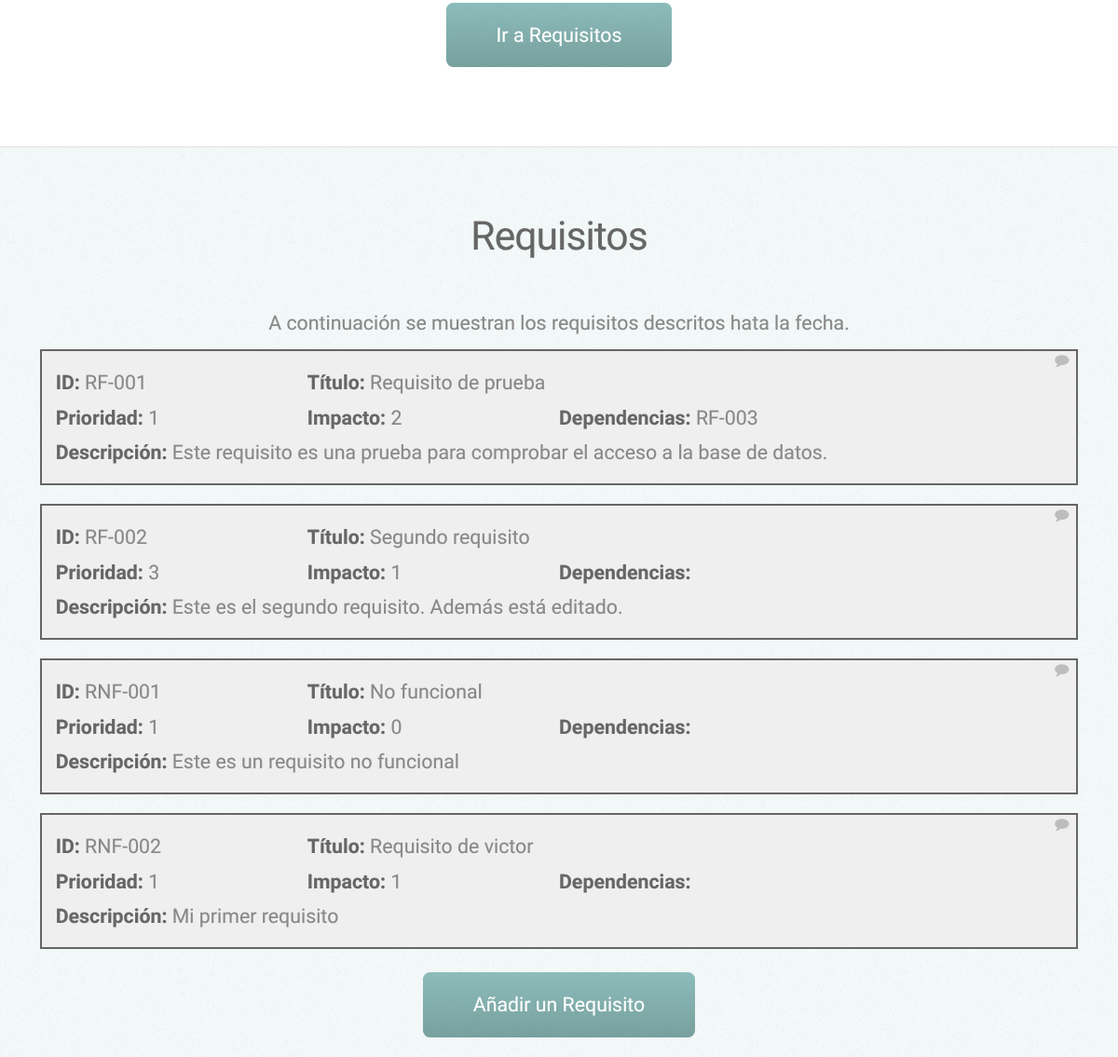
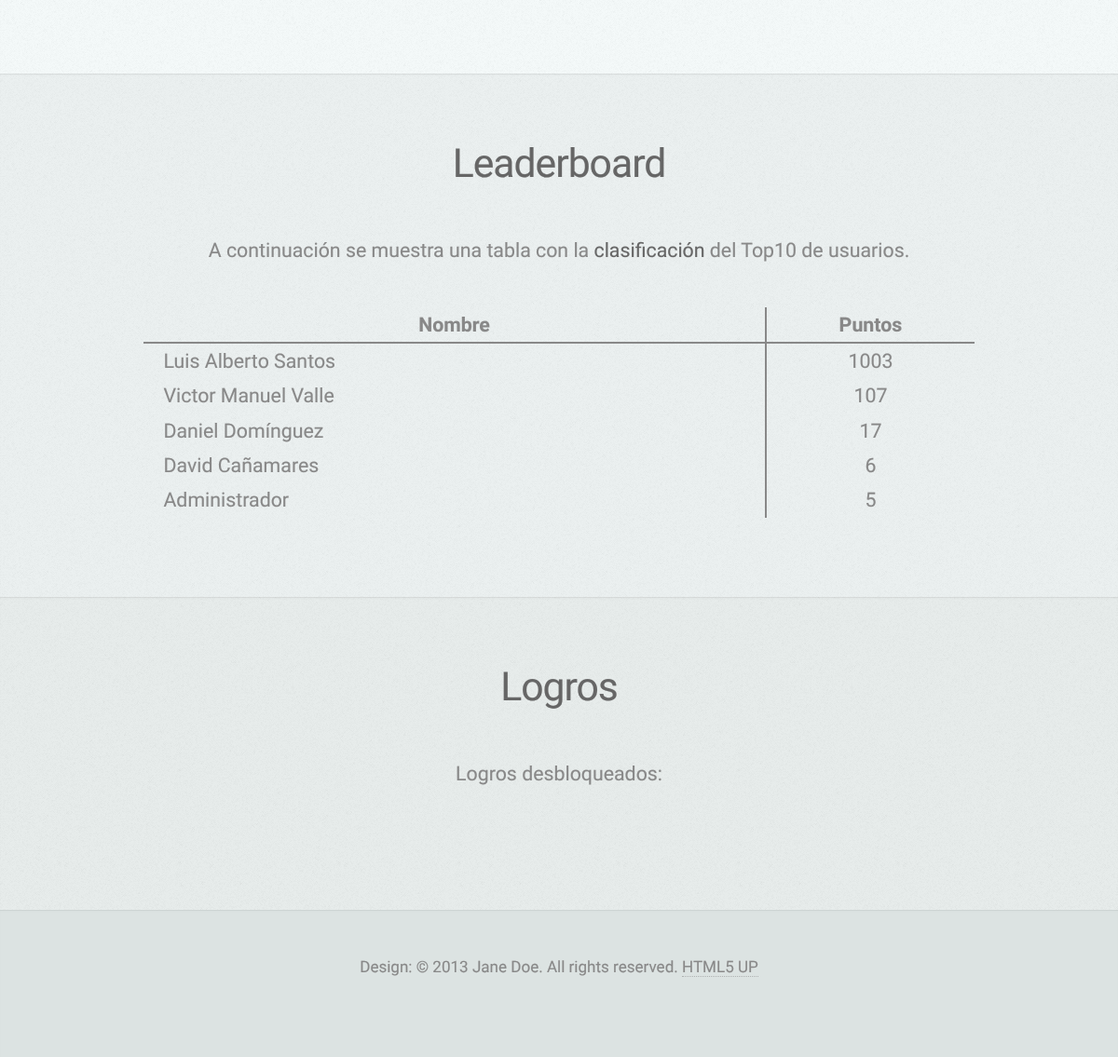
/ (signed in, lower part), run on an earlier commit of the app's database (2 pictures, top to bottom).
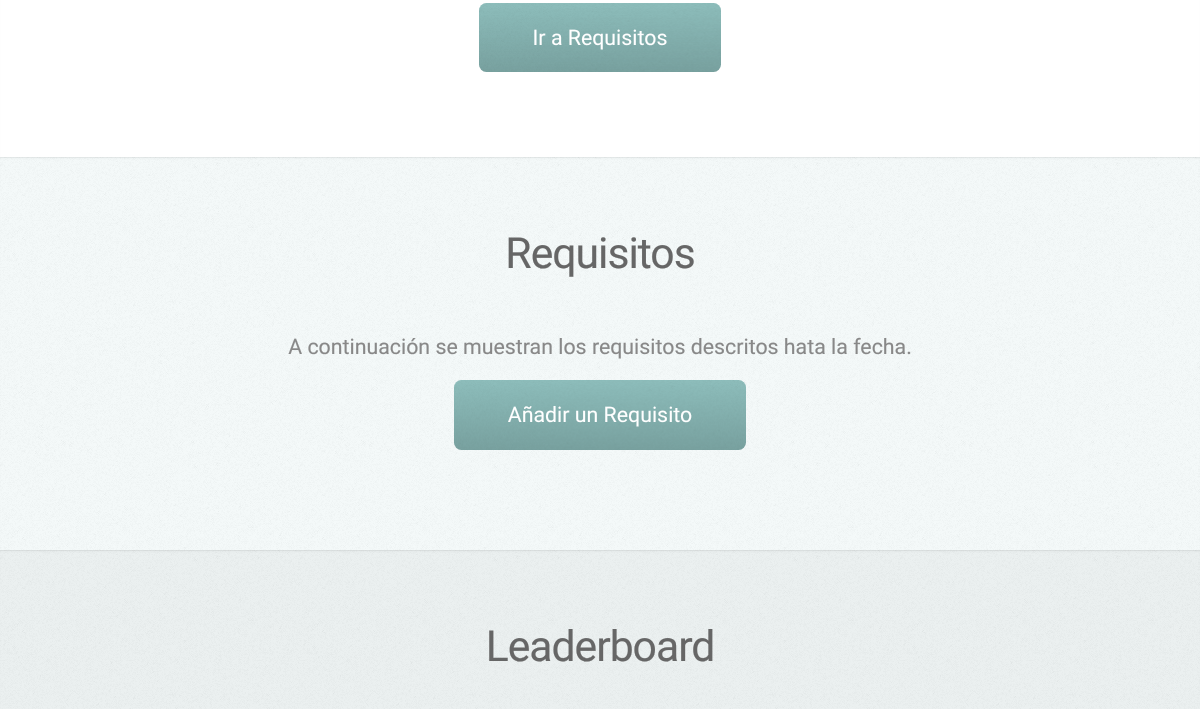
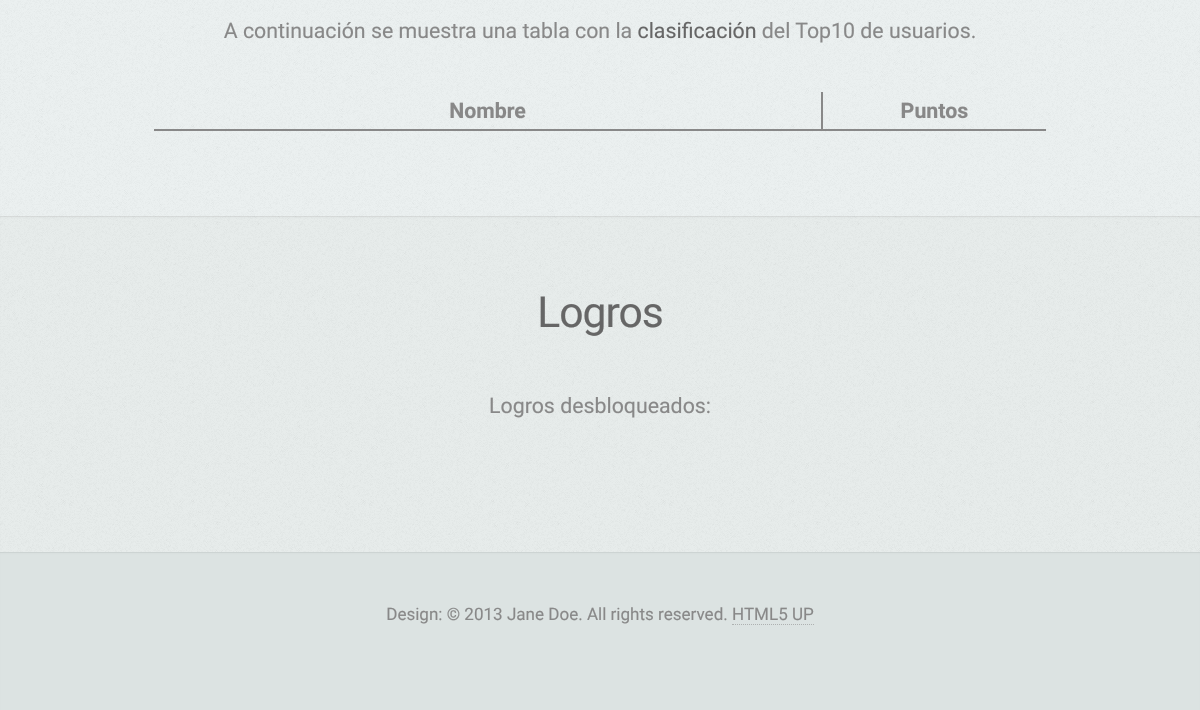
And on a later commit of the database (2 pictures, top to bottom).
### tables this page shows
CREATE TABLE IF NOT EXISTS `requisito` (
  `id` varchar(10) NOT NULL,
  `titulo` varchar(50) NOT NULL,
  `prioridad` tinyint(4) NOT NULL,
  `impacto` tinyint(4) NOT NULL,
  `dependencias` varchar(150) NOT NULL,
  `descripcion` varchar(350) NOT NULL,
  `autor` varchar(12) NOT NULL,
  PRIMARY KEY (`id`),
  KEY `autor` (`autor`)
);

CREATE TABLE IF NOT EXISTS `usuario` (
  `user` varchar(12) NOT NULL,
  `password` varchar(12) NOT NULL,
  `nombre` varchar(45) NOT NULL,
  `apellido` varchar(45) NOT NULL,
  `puntos` int(11) NOT NULL DEFAULT '0',
  `admin` tinyint(1) NOT NULL DEFAULT '0',
  PRIMARY KEY (`user`)
);

### funciones.php (called while the page is built, shortened)
<?php
function getName($user){
	include 'mysql.php';
	$sql = "SELECT `nombre` FROM `usuario` WHERE user=?";
	$stmt = $conn->prepare($sql);
	$stmt->bind_param('s',$user);
	if(!$stmt->execute()){
		$stmt->close();
		return false;
	}
	$recordset = $stmt->get_result();
	if($recordset === false) {
		trigger_error('Wrong SQL: ' . $sql . ' Error: ' . $conn->error, E_USER_ERROR);
	} else {
		$rows_returned = $recordset->num_rows;
		if ($rows_returned == 0){
			$stmt->close();
			return false;
		}else{
			$recordset->data_seek(0);
			$row = $recordset->fetch_assoc();
			return $row['nombre'];
		}
	}
	return false;
}
?>

### contenido.php (the view, shortened to what this page needs)
<!DOCTYPE HTML>
<html>
	<head>
	</head>
	<body>
			<div id="main">
					<section id="top" class="one">
						<div class="container">
							<footer>
								<a href="#portfolio" class="button scrolly">Ir a Requisitos</a>
							</footer>
						</div>
					</section>
					<section id="portfolio" class="two">
						<div class="container">
							<header>
								<h2>Requisitos</h2>
							</header>
							<p>A continuación se muestran los requisitos descritos hata la fecha.</p>
							<?php
							include 'funciones.php';
							$sql = "SELECT * FROM requisito ORDER BY id";
							$recordset = $conn->query($sql);
							if($recordset === false) {
								trigger_error('Wrong SQL: ' . $sql . ' Error: ' . $conn->error, E_USER_ERROR);
							} else {
								$rows_returned = $recordset->num_rows;
								if ($rows_returned != 0){
									$recordset->data_seek(0);
									while($row = $recordset->fetch_assoc()){
									?>
									<div class="row">
										<div style="position:relative;" class="container 6u">
											<span class="fa fa-comment"></span>
											<article class="requisito">
												<form class="form" name="editReq" method="post" action="editReq.php">
													<div class="3u"><span class="fuerte">ID: </span><span class="id"><?php echo $row['id'];?></span></div> <div class="9u"><span class="fuerte">Título: </span><span class="titulo"><?php echo $row['titulo'];?></span></div>
													<div class="3u"><span class="fuerte">Prioridad: </span><span class="prioridad"><?php echo $row['prioridad'];?></span></div><div class="3u"><span class="fuerte">Impacto: </span><span class="impacto"><?php echo $row['impacto'];?></span></div> <div class="6u"><span class="fuerte">Dependencias: </span><span class="dependencias"><?php echo $row['dependencias'];?></span></div>
													<div class="12u"><span class="fuerte">Descripción: </span><span class="descripcion"><?php echo $row['descripcion'];?></span></div>
												</form>
													<?php
													$sql2 = "SELECT * FROM comentario WHERE idrequisito = '" . $row['id'] . "'";
													$recordset2 = $conn->query($sql2);
													if($recordset2 === false) {
														trigger_error('Wrong SQL: ' . $sql2 . ' Error: ' . $conn->error, E_USER_ERROR);
													} else {
														$rows_returned2 = $recordset2->num_rows;
														if ($rows_returned2 != 0){
															$recordset2->data_seek(0);
															while($row2 = $recordset2->fetch_assoc()){
															?>
																<?php
																echo getName($row2['autor']);
																	?>
															<?php
															}
														}else{
															echo "No hay comentarios";
														}
													}
													?>
											</article>
										</div>
									</div>
									<?php
									}
								}
							}
							?>
							<a id="btnAdd" class="button add">Añadir un Requisito</a>
						</div>
					</section>
					<section id="about" class="three">
						<div class="container">
							<header>
								<h2>Leaderboard</h2>
							</header>
							<p>A continuación se muestra una tabla con la <strong>clasificación</strong> del Top10 de usuarios.</p>
							<div id="clasificacion">
								<div id="nombre" class="9u">
									<p>Nombre</p>
								</div>
								<div id="puntos" class="3u">
									<p>Puntos</p>
								</div>
								<?php
								$sql = "SELECT user, nombre, apellido, puntos FROM usuario ORDER BY puntos DESC limit 10";
								$recordset = $conn->query($sql);
								if($recordset === false) {
									trigger_error('Wrong SQL: ' . $sql . ' Error: ' . $conn->error, E_USER_ERROR);
								} else {
									$rows_returned = $recordset->num_rows;
									if ($rows_returned != 0){
										$recordset->data_seek(0);
										while($row = $recordset->fetch_assoc()){
										?>
										<div class="nombre 9u">
											<p <?php if($row['user']==$_SESSION['rowUser']['user']){echo "style='font-weight:bold'";}?>><?php echo $row['nombre'] . " " . $row['apellido'];?></p>
										</div>
										<div class="puntos 3u" >
											<p <?php if($row['user']==$_SESSION['rowUser']['user']){echo "style='font-weight:bold'";}?>><?php echo $row['puntos'];?></p>
										</div>
										<?php
										}
									}
								}
								?>
							</div>
						</div>
					</section>
					<section id="contact" class="four">
						<div class="container">
							<header>
								<h2>Logros</h2>
							</header>
							<p style="margin-bottom:2em">Logros desbloqueados:</p>
						</div>
					</section>
			</div>
			<div id="footer">
					<div class="copyright">
						<p>Design: &copy; 2013 Jane Doe. All rights reserved. <a href="http://html5up.net">HTML5 UP</a></p>
					</div>
			</div>
	</body>
</html>

### index.php (shortened to what this page needs)
<?php
include 'mysql.php';
if (isset($_POST['user']) || isset($_SESSION['rowUser'])){
	include 'contenido.php';
} else {
	include 'login.php';
}
?>

### css/style.css (style rules this page uses)
body { background: #fff; }
body,select { font-family: 'Source Sans Pro', sans-serif; font-size: 19pt; font-weight: 300; line-height: 1.75em; color: #888; -webkit-text-stroke: 0.15px; }
h1,h2,h3,h4,h5,h6 { font-weight: 200; color: #666; line-height: 1.5em; }
h2 { font-size: 2em; letter-spacing: -1px; }
header { margin: 0 0 2em 0; }
footer { margin: 2em 0 0 0; }
strong, b { font-weight: 300; color: #666; }
a { text-decoration: none; color: inherit; border-bottom: dotted 1px rgba(128,128,128,0.5); -moz-transition: color 0.35s ease-in-out, border-bottom-color 0.35s ease-in-out; -webkit-transition: color 0.35s ease-in-out, border-bottom-color 0.35s ease-in-out; -o-transition: color 0.35s ease-in-out, border-bottom-color 0.35s ease-in-out; -ms-transition: color 0.35s ease-in-out, border-bottom-color 0.35s ease-in-out; transition: color 0.35s ease-in-out, border-bottom-color 0.35s ease-in-out; outline: 0; }
section, article { margin-bottom: 3em; }
section > :last-child, article > :last-child, section > .container > :last-child, article > .container > :last-child { margin-bottom: 0; }
section:last-child, article:last-child { margin-bottom: 0; }
.button { position: relative; display: inline-block; border-radius: 0.35em; color: #fff !important; text-decoration: none; padding: 0.75em 2.5em 0.75em 2.5em; background-color: #8ebebc; border: 0; cursor: pointer; background-image: -moz-linear-gradient(top, rgba(0,0,0,0), rgba(0,0,0,0.15)), url('images/overlay.png'); background-image: -webkit-linear-gradient(top, rgba(0,0,0,0), rgba(0,0,0,0.15)), url('images/overlay.png'); background-image: -o-linear-gradient(top, rgba(0,0,0,0), rgba(0,0,0,0.15)), url('images/overlay.png'); background-image: -ms-linear-gradient(top, rgba(0,0,0,0), rgba(0,0,0,0.15)), url('images/overlay.png'); background-image: linear-gradient(top, rgba(0,0,0,0), rgba(0,0,0,0.15)), url('images/overlay.png'); -moz-transition: background-color 0.35s ease-in-out; -webkit-transition: background-color 0.35s ease-in-out; -o-transition: background-color 0.35s ease-in-out; -ms-transition: background-color 0.35s ease-in-out; transition: background-color 0.35s ease-in-out; }
.add { margin: 15px; }
#nombre { border-right:2px solid #888; border-bottom:2px solid #888; }
#nombre p,#puntos p { font-weight:bold; }
#puntos { border-bottom:2px solid #888; }
#clasificacion { margin:2em auto 2em auto; width:80%; }
#footer { margin-left: 375px; text-align: center; background-color: #dce3e2; padding: 3em 0 4em 0; box-shadow: inset 0 1px 0 0 rgba(0,0,0,0.05), inset 0 0.1em 0.1em 0 rgba(0,0,0,0.025); font-size: 0.8em; }
#footer .copyright { line-height: 1.25em; }
#footer .copyright p { margin: 0 0 1em 0; }
#main { margin-left: 375px; }
#main > section { margin: 0; overflow: hidden; padding: 3em 0 4em 0; box-shadow: inset 0 1px 0 0 rgba(0,0,0,0.05), inset 0 0.1em 0.1em 0 rgba(0,0,0,0.025); text-align: center; background-image: url('images/overlay.png'); }
#main > section.one { background: #fff; padding-top: 0; }
#main > section.two { background-color: #f5fafa; }
#main > section.three { background-color: #ecf1f1; }
#main > section.four { background-color: #e8edec; }
.fa { text-decoration: none; }
.fa:before { display:inline-block; font-family: FontAwesome; font-size: 1.25em; text-decoration: none; font-style: normal; font-weight: normal; line-height: 1; -webkit-font-smoothing:antialiased; -moz-osx-font-smoothing:grayscale; }
.fa-comment:before { content:"\f075" }
.requisito { text-align:left; padding:15px; border: 2px solid #666; background-color: #efefef; color: #888; }
.fuerte { font-weight: bold; color: #666; }
.fa-comment, .fa-comment-o { position: absolute; top: 5px; right: 10px; font-size: 12px; cursor:pointer; color:#BDBDBD; }
.nombre { border-right:2px solid #888; text-align:left; }
.nombre p { margin-left:1em; }

### css/style-narrower.css (style rules this page uses)
body,select { font-size: 16pt; }
.container { padding: 0 2em 0 2em; }
#footer { margin-left: 0; }
#main { margin-left: 0; }

What changed in the data, as far as the page shows it:
removed requisito: id "RF-001", titulo "Requisito de prueba", prioridad "1", impacto "2", dependencias "RF-003", descripcion "Este requisito es una prueba para comprobar el acceso a la base de datos."
removed requisito: id "RF-002", titulo "Segundo requisito", prioridad "3", impacto "1", descripcion "Este es el segundo requisito. Además está editado."
removed requisito: id "RNF-001", titulo "No funcional", prioridad "1", impacto "0", descripcion "Este es un requisito no funcional"
removed requisito: id "RNF-002", titulo "Requisito de victor", prioridad "1", impacto "1", descripcion "Mi primer requisito"
removed usuario: nombre "Luis Alberto", apellido "Santos", puntos "1003"
removed usuario: nombre "Victor Manuel", apellido "Valle", puntos "107"
removed usuario: nombre "Daniel", apellido "Domínguez", puntos "17"
removed usuario: nombre "David", apellido "Cañamares", puntos "6"
removed usuario: nombre "Administrador", puntos "5"
